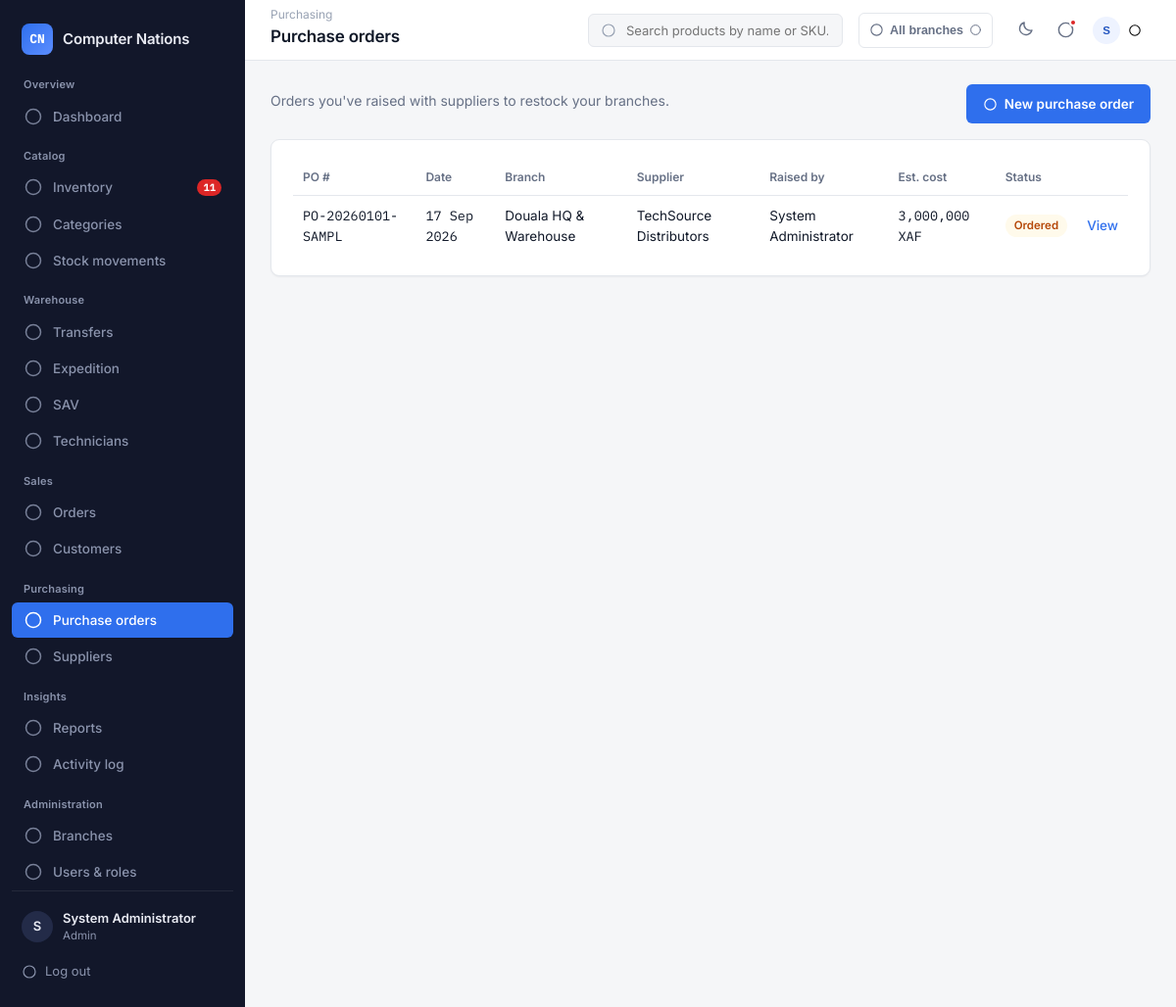
Screenshot of /modules/purchasing/index.php (signed in) with the database file from the repository.
### tables this page shows
CREATE TABLE purchase_orders (
    id INT AUTO_INCREMENT PRIMARY KEY,
    po_number VARCHAR(30) NOT NULL UNIQUE,
    branch_id INT NOT NULL,                 
    supplier_id INT NOT NULL,
    user_id INT NOT NULL,                   
    status ENUM('draft','ordered','partially_received','received','cancelled') NOT NULL DEFAULT 'draft',
    notes VARCHAR(255) DEFAULT NULL,
    received_by INT DEFAULT NULL,           
    cancelled_by INT DEFAULT NULL,
    created_at TIMESTAMP DEFAULT CURRENT_TIMESTAMP,
    received_at DATETIME DEFAULT NULL,
    FOREIGN KEY (branch_id) REFERENCES branches(id),
    FOREIGN KEY (supplier_id) REFERENCES suppliers(id),
    FOREIGN KEY (user_id) REFERENCES users(id)
);

CREATE TABLE users (
    id INT AUTO_INCREMENT PRIMARY KEY,
    full_name VARCHAR(100) NOT NULL,
    username VARCHAR(50) NOT NULL UNIQUE,
    email VARCHAR(120) NOT NULL UNIQUE,
    phone VARCHAR(30) DEFAULT NULL,
    password VARCHAR(255) NOT NULL,         
    role_id INT NOT NULL,
    branch_id INT DEFAULT NULL,
    avatar VARCHAR(255) DEFAULT NULL,
    status ENUM('active','suspended') NOT NULL DEFAULT 'active',
    reset_token_hash VARCHAR(255) DEFAULT NULL,    
    reset_token_expires DATETIME DEFAULT NULL,
    last_login DATETIME DEFAULT NULL,
    created_at TIMESTAMP DEFAULT CURRENT_TIMESTAMP,
    FOREIGN KEY (role_id) REFERENCES roles(id),
    FOREIGN KEY (branch_id) REFERENCES branches(id) ON DELETE SET NULL
);

CREATE TABLE branches (
    id INT AUTO_INCREMENT PRIMARY KEY,
    name VARCHAR(100) NOT NULL,
    town_id INT NOT NULL,
    address VARCHAR(255) DEFAULT NULL,
    phone VARCHAR(30) DEFAULT NULL,
    is_active TINYINT(1) NOT NULL DEFAULT 1,
    created_by INT DEFAULT NULL,
    created_at TIMESTAMP DEFAULT CURRENT_TIMESTAMP,
    FOREIGN KEY (town_id) REFERENCES towns(id)
);

CREATE TABLE suppliers (
    id INT AUTO_INCREMENT PRIMARY KEY,
    name VARCHAR(120) NOT NULL,
    contact_person VARCHAR(100) DEFAULT NULL,
    phone VARCHAR(30) DEFAULT NULL,
    email VARCHAR(120) DEFAULT NULL,
    address VARCHAR(255) DEFAULT NULL,
    created_by INT DEFAULT NULL,
    created_at TIMESTAMP DEFAULT CURRENT_TIMESTAMP
);

### includes/rbac.php (called while the page is built, shortened)
<?php
function hasPermission($slug) {
    return in_array($slug, $_SESSION['permissions'] ?? [], true);
}

### includes/functions.php (called while the page is built, shortened)
<?php
function clean($value) {
    return htmlspecialchars(trim($value ?? ''), ENT_QUOTES, 'UTF-8');
}
function currentUser() {
    return $_SESSION['user'] ?? null;
}
function formatMoney($amount) {
    return number_format((float)$amount, 0) . ' XAF';
}

### includes/branch_context.php (called while the page is built, shortened)
<?php
function userHomeBranchId() {
    return $_SESSION['user']['branch_id'] ?? null;
}
function isMultiBranchUser() {
    return userHomeBranchId() === null;
}
function currentBranchId() {
    return array_key_exists('current_branch_id', $_SESSION) ? $_SESSION['current_branch_id'] : null;
}
function getBranchLabel($branchId, $pdo) {
    static $cache = [];
    if ($branchId === null) return 'All branches';
    return $cache[$branchId];
}

### modules/purchasing/index.php (the view, shortened to what this page needs)
<?php
require_once __DIR__ . '/../../config/config.php';
require_once __DIR__ . '/../../includes/rbac.php';
$pageTitle = 'Purchase orders';
$branchId = currentBranchId();
$sql = "SELECT po.*, s.name AS supplier_name, u.full_name AS staff_name, b.name AS branch_name,
            (SELECT COALESCE(SUM(quantity_ordered * unit_cost),0) FROM purchase_order_items WHERE po_id = po.id) AS total_cost
     FROM purchase_orders po
     JOIN suppliers s ON s.id = po.supplier_id
     JOIN users u ON u.id = po.user_id
     JOIN branches b ON b.id = po.branch_id";
$params = [];
$sql .= " ORDER BY po.created_at DESC";
$stmt = $pdo->prepare($sql);
$stmt->execute($params);
$orders = $stmt->fetchAll();
require_once __DIR__ . '/../../includes/header.php';
?>
<div class="toolbar">
  <p class="muted">Orders you've raised with suppliers to restock <?= $branchId !== null ? clean(getBranchName($branchId, $pdo)) : 'your branches' ?>.</p>
  <?php if (hasPermission('purchasing.create')): ?>
    <a href="create.php" class="btn btn-primary"><?= icon('plus', 15) ?> New purchase order</a>
  <?php endif; ?>
</div>
<section class="panel">
  <?php if ($orders): ?>
  <div class="data-table-wrap">
  <table class="data-table">
    <thead><tr><th>PO #</th><th>Date</th><?= $branchId === null ? '<th>Branch</th>' : '' ?><th>Supplier</th><th>Raised by</th><th>Est. cost</th><th>Status</th><th></th></tr></thead>
    <tbody>
      <?php foreach ($orders as $po): ?>
      <tr>
        <td class="mono"><?= clean($po['po_number']) ?></td>
        <td class="mono"><?= date('d M Y', strtotime($po['created_at'])) ?></td>
        <?= $branchId === null ? '<td>' . clean($po['branch_name']) . '</td>' : '' ?>
        <td><?= clean($po['supplier_name']) ?></td>
        <td><?= clean($po['staff_name']) ?></td>
        <td class="mono"><?= formatMoney($po['total_cost']) ?></td>
        <td><span class="badge badge-<?= clean($po['status']) ?>"><?= clean(str_replace('_', ' ', $po['status'])) ?></span></td>
        <td class="row-actions"><a href="view.php?id=<?= (int)$po['id'] ?>" class="link">View</a></td>
      </tr>
      <?php endforeach; ?>
    </tbody>
  </table>
  </div>
  <?php else: ?>
    <p class="empty-state">No purchase orders yet.</p>
  <?php endif; ?>
</section>
<?php require_once __DIR__ . '/../../includes/footer.php'; ?>

### includes/header.php (shortened to what this page needs)
<?php
require_once __DIR__ . '/icons.php';
$user = currentUser();
$currentDir  = basename(dirname($_SERVER['SCRIPT_NAME']));
$activeBranchId = currentBranchId();
function navActive($dir, $matchDir) {
    return $dir === $matchDir ? 'nav-link active' : 'nav-link';
}
$notifCount = 0;
if (hasPermission('inventory.view')) {
    if ($activeBranchId !== null) {
        $stmt = $pdo->prepare(
            "SELECT p.id, p.name, p.sku, bs.quantity, bs.reorder_level FROM branch_stock bs
             JOIN products p ON p.id = bs.product_id
             WHERE bs.branch_id = ? AND bs.quantity <= bs.reorder_level AND p.status = 'active'
             ORDER BY bs.quantity ASC LIMIT 6"
        );
        $stmt->execute([$activeBranchId]);
        $notifItems = $stmt->fetchAll();
        $countStmt = $pdo->prepare(
            "SELECT COUNT(*) c FROM branch_stock bs JOIN products p ON p.id = bs.product_id
             WHERE bs.branch_id = ? AND bs.quantity <= bs.reorder_level AND p.status = 'active'"
        );
        $countStmt->execute([$activeBranchId]);
        $notifCount = $countStmt->fetch()['c'];
    } else {
        $notifCount = $pdo->query(
            "SELECT COUNT(*) c FROM branch_stock bs JOIN products p ON p.id = bs.product_id
             WHERE bs.quantity <= bs.reorder_level AND p.status = 'active'"
        )->fetch()['c'];
    }
}
?>
<!DOCTYPE html>
<html lang="en">
<head>
<link rel="stylesheet" href="<?= BASE_URL ?>assets/css/style.css">
</head>
<body>
<div class="app-shell">
  <aside class="sidebar" id="sidebar">
    <div class="sidebar-brand">
      <span class="brand-mark">CN</span>
      <span class="brand-name">Computer Nations</span>
    </div>
    <div class="sidebar-scroll">
      <div class="nav-group-label">Overview</div>
      <nav class="sidebar-nav">
        <a href="<?= BASE_URL ?>dashboard/index.php" class="<?= navActive($currentDir, 'dashboard') ?>">
          <?= icon('dashboard') ?> Dashboard
        </a>
      </nav>
      <?php if (hasPermission('inventory.view') || hasPermission('stock.view') || hasPermission('categories.manage')): ?>
      <div class="nav-group-label">Catalog</div>
      <nav class="sidebar-nav">
        <?php if (hasPermission('inventory.view')): ?>
        <a href="<?= BASE_URL ?>modules/inventory/index.php" class="<?= navActive($currentDir, 'inventory') ?>">
          <?= icon('inventory') ?> Inventory
          <?php if ($notifCount > 0): ?><span class="nav-badge"><?= $notifCount ?></span><?php endif; ?>
        </a>
        <?php endif; ?>
        <?php if (hasPermission('categories.manage')): ?>
        <a href="<?= BASE_URL ?>modules/categories/index.php" class="<?= navActive($currentDir, 'categories') ?>">
          <?= icon('categories') ?> Categories
        </a>
        <?php endif; ?>
        <?php if (hasPermission('stock.view')): ?>
        <a href="<?= BASE_URL ?>modules/stock/index.php" class="<?= navActive($currentDir, 'stock') ?>">
          <?= icon('stock') ?> Stock movements
        </a>
        <?php endif; ?>
      </nav>
      <?php endif; ?>
      <?php if (hasPermission('transfers.view') || hasPermission('expeditions.view') || hasPermission('sav.view')): ?>
      <div class="nav-group-label">Warehouse</div>
      <nav class="sidebar-nav">
        <?php if (hasPermission('transfers.view')): ?>
        <a href="<?= BASE_URL ?>modules/transfers/index.php" class="<?= navActive($currentDir, 'transfers') ?>">
          <?= icon('transfer') ?> Transfers
        </a>
        <?php endif; ?>
        <?php if (hasPermission('expeditions.view')): ?>
        <a href="<?= BASE_URL ?>modules/expeditions/index.php" class="<?= navActive($currentDir, 'expeditions') ?>">
          <?= icon('purchasing') ?> Expedition
        </a>
        <?php endif; ?>
        <?php if (hasPermission('sav.view')): ?>
        <a href="<?= BASE_URL ?>modules/sav/index.php" class="<?= navActive($currentDir, 'sav') ?>">
          <?= icon('warning') ?> SAV
        </a>
        <?php endif; ?>
        <?php if (hasPermission('sav.manage')): ?>
        <a href="<?= BASE_URL ?>modules/technicians/index.php" class="<?= navActive($currentDir, 'technicians') ?>">
          <?= icon('suppliers') ?> Technicians
        </a>
        <?php endif; ?>
      </nav>
      <?php endif; ?>
      <?php if (hasPermission('orders.view') || hasPermission('customers.view')): ?>
      <div class="nav-group-label">Sales</div>
      <nav class="sidebar-nav">
        <?php if (hasPermission('orders.view')): ?>
        <a href="<?= BASE_URL ?>modules/orders/index.php" class="<?= navActive($currentDir, 'orders') ?>">
          <?= icon('orders') ?> Orders
        </a>
        <?php endif; ?>
        <?php if (hasPermission('customers.view')): ?>
        <a href="<?= BASE_URL ?>modules/customers/index.php" class="<?= navActive($currentDir, 'customers') ?>">
          <?= icon('customers') ?> Customers
        </a>
        <?php endif; ?>
      </nav>
      <?php endif; ?>
      <?php if (hasPermission('purchasing.view') || hasPermission('suppliers.view')): ?>
      <div class="nav-group-label">Purchasing</div>
      <nav class="sidebar-nav">
        <?php if (hasPermission('purchasing.view')): ?>
        <a href="<?= BASE_URL ?>modules/purchasing/index.php" class="<?= navActive($currentDir, 'purchasing') ?>">
          <?= icon('purchasing') ?> Purchase orders
        </a>
        <?php endif; ?>
        <?php if (hasPermission('suppliers.view')): ?>
        <a href="<?= BASE_URL ?>modules/suppliers/index.php" class="<?= navActive($currentDir, 'suppliers') ?>">
          <?= icon('suppliers') ?> Suppliers
        </a>
        <?php endif; ?>
      </nav>
      <?php endif; ?>
      <?php if (hasPermission('reports.view') || hasPermission('activity.view')): ?>
      <div class="nav-group-label">Insights</div>
      <nav class="sidebar-nav">
        <?php if (hasPermission('reports.view')): ?>
        <a href="<?= BASE_URL ?>modules/reports/index.php" class="<?= navActive($currentDir, 'reports') ?>">
          <?= icon('reports') ?> Reports
        </a>
        <?php endif; ?>
        <?php if (hasPermission('activity.view')): ?>
        <a href="<?= BASE_URL ?>modules/activity/index.php" class="<?= navActive($currentDir, 'activity') ?>">
          <?= icon('activity') ?> Activity log
        </a>
        <?php endif; ?>
      </nav>
      <?php endif; ?>
      <?php if (hasPermission('users.manage')): ?>
      <div class="nav-group-label">Administration</div>
      <nav class="sidebar-nav">
        <?php if (hasPermission('branches.manage')): ?>
        <a href="<?= BASE_URL ?>modules/branches/index.php" class="<?= navActive($currentDir, 'branches') ?>">
          <?= icon('suppliers') ?> Branches
        </a>
        <?php endif; ?>
        <a href="<?= BASE_URL ?>modules/users/index.php" class="<?= navActive($currentDir, 'users') ?>">
          <?= icon('users') ?> Users &amp; roles
        </a>
      </nav>
      <?php endif; ?>
    </div>
    <div class="sidebar-footer">
      <div class="user-chip">
        <div class="user-avatar"><?= strtoupper(substr($user['full_name'], 0, 1)) ?></div>
        <div>
          <div class="user-name"><?= clean($user['full_name']) ?></div>
          <div class="user-role"><?= clean($user['role_name']) ?></div>
        </div>
      </div>
      <a href="<?= BASE_URL ?>auth/logout.php" class="logout-link"><?= icon('logout', 16) ?> Log out</a>
    </div>
  </aside>
  <div class="main-area">
    <header class="topbar">
      <div class="page-title-wrap">
        <?php if ($currentDir !== 'dashboard'): ?>
          <div class="breadcrumb"><?= ucfirst(str_replace('-', ' ', $currentDir)) ?></div>
        <?php endif; ?>
        <h1 class="page-title"><?= isset($pageTitle) ? clean($pageTitle) : 'Dashboard' ?></h1>
      </div>
      <form class="topbar-search" method="get" action="<?= BASE_URL ?>modules/inventory/index.php">
        <?= icon('search', 16) ?>
        <input type="text" name="q" placeholder="Search products by name or SKU...">
      </form>
      <?php if (isMultiBranchUser()): ?>
      <div class="dropdown">
        <button type="button" class="topbar-icon-btn dropdown-trigger" style="width:auto; padding:6px 10px; gap:6px; display:flex; align-items:center; border:1px solid var(--border); border-radius:var(--radius-sm);" aria-label="Switch branch">
          <?= icon('suppliers', 15) ?>
          <span class="small" style="font-weight:600;"><?= clean(getBranchLabel($activeBranchId, $pdo)) ?></span>
          <?= icon('chevron', 13) ?>
        </button>
      </div>
      <?php else: ?>
        <div class="small muted" style="white-space:nowrap;"><?= icon('suppliers', 14) ?> <?= clean(getBranchLabel($activeBranchId, $pdo)) ?></div>
      <?php endif; ?>
      <div class="topbar-actions">
        <button type="button" class="topbar-icon-btn" id="themeToggleBtn" aria-label="Toggle dark mode">
          <span id="themeToggleIcon"><?= icon('moon', 18) ?></span>
        </button>
        <?php if (hasPermission('inventory.view')): ?>
        <div class="dropdown">
          <button type="button" class="topbar-icon-btn dropdown-trigger" aria-label="Notifications">
            <?= icon('bell', 19) ?>
            <?php if ($notifCount > 0): ?><span class="dot-badge"></span><?php endif; ?>
          </button>
        </div>
        <?php endif; ?>
        <div class="dropdown">
          <button type="button" class="user-menu-trigger dropdown-trigger">
            <div class="user-avatar"><?= strtoupper(substr($user['full_name'], 0, 1)) ?></div>
            <?= icon('chevron', 14) ?>
          </button>
        </div>
      </div>
    </header>
    <main class="content">

### rows the page displays
purchase_orders: user.full_name "S", user.full_name "System Administrator", po_number "PO-20260101-SAMPL", created_at "17 Sep 2026", branch.name "Douala HQ & Warehouse", supplier.name "TechSource Distributors", total_cost "3,000,000 XAF", status "Ordered"

### other values shown
$notifCount "11"
$user['role_name'] "Admin"
str_replace('-', ' ', $currentDir) "Purchasing"
$pageTitle "Purchase orders"
getBranchLabel($activeBranchId, $pdo) "All branches"
